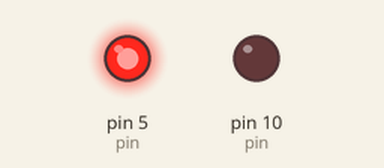
The sketch below on a simulated Arduino Uno, built with avr-gcc and run on an emulated ATmega328P. Shown: output pins drawn as LEDs (lit = HIGH).

Above: at 0.5 s.
At 1.5 s:
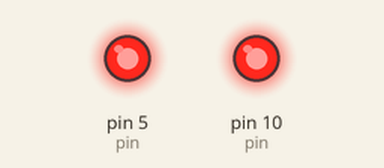
At 2.5 s:
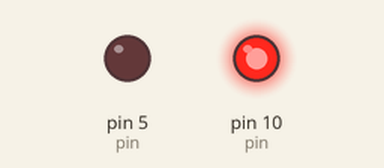
At 3.5 s:
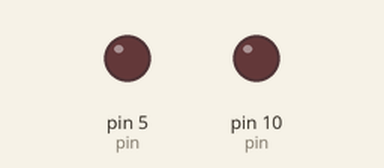
Timing chart, 0 to 5.2 s (numbered marks = the images above):
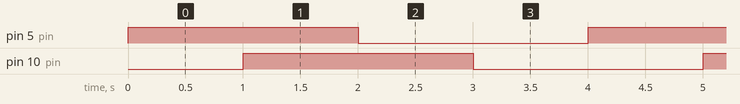

The sketch:

AfterStructDemoPrettyNamesMultiple.ino
```cpp
struct Led
{
    int pin = 0;
    bool state = false;

    void on()
    {
        state = true;
        digitalWrite(pin, HIGH);
    }

    void off()
    {
        state = false;
        digitalWrite(pin, LOW);
    }

    void toggle()
    {
        state = !state;
        digitalWrite(pin, state);
    }

    void setup()
    {
        pinMode(pin, OUTPUT);
    }
};

Led led1;
Led led2;

void setup()
{
    Serial.begin(9600);

    led1.pin = 5;
    led1.setup();

    led2.pin = 10;
    led2.setup();
}

void loop()
{
    led1.toggle();
    delay(1000);

    led2.toggle();
    delay(1000);
}
```

Measured:
- by itself, pin 5 (pin), pin 10 (pin): alternates HIGH for 2.0 s and LOW for 2.0 s
- by itself, everything shown: repeats every 4.0 s, in 4 steps
